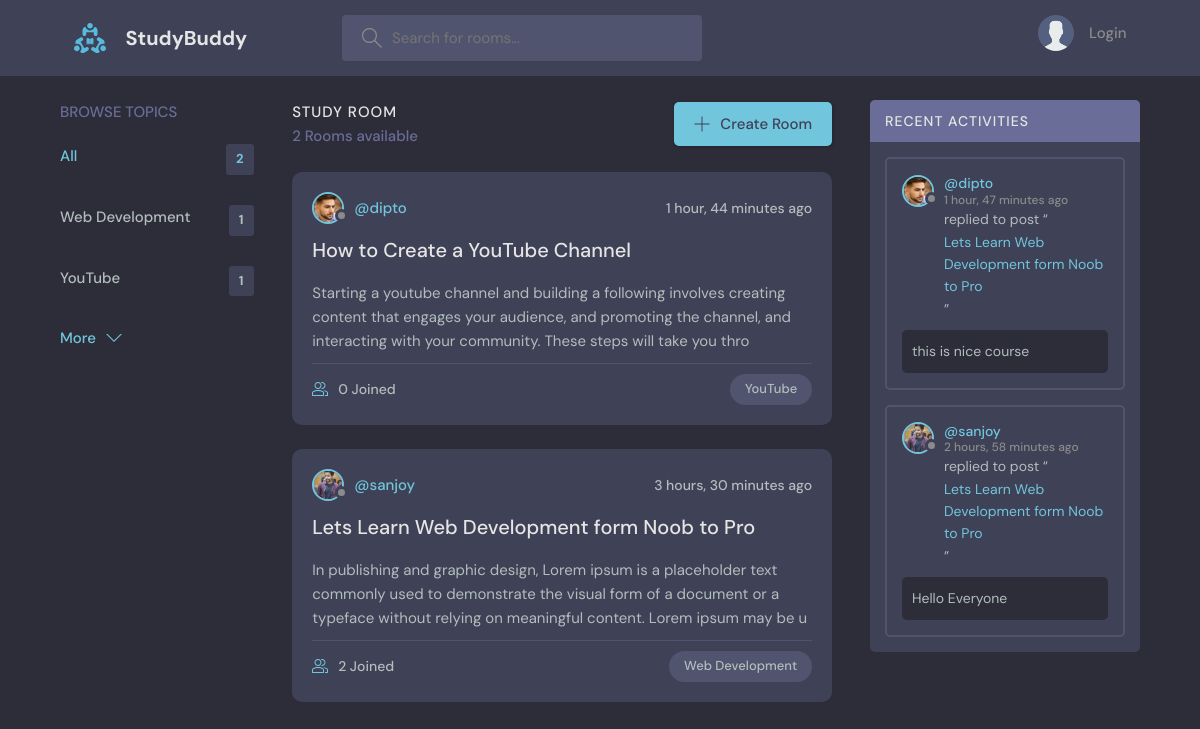
The page / on the database its author committed.
### base/models.py (models this page shows, shortened)
class Topic(models.Model):
    name = models.CharField(max_length=200)

class Room(models.Model):
    host = models.ForeignKey(User, on_delete=models.SET_NULL, null=True)
    topic = models.ForeignKey(Topic, on_delete=models.SET_NULL, null=True)
    name = models.CharField(max_length=200)
    description = models.TextField(null=True,blank=True)
    participants = models.ManyToManyField(User,related_name='participants',blank=True)
    update = models.DateTimeField(auto_now=True)
    created = models.DateTimeField(auto_now_add=True)
    class Meta:
        ordering = ['-update','-created']

class User(AbstractUser):
    name = models.CharField(max_length=200,null=True)
    email = models.EmailField(unique=True)
    bio = models.TextField(null=True)
    avatar = models.ImageField(upload_to='avatar/',null=True,default="avatar.svg")
    USERNAME_FIELD = 'email'
    REQUIRED_FIELDS = []

class Message(models.Model):
    user = models.ForeignKey(User,on_delete=models.CASCADE)
    room = models.ForeignKey(Room, on_delete=models.CASCADE)
    body = models.TextField()
    update = models.DateTimeField(auto_now=True)
    created = models.DateTimeField(auto_now_add=True)
    class Meta:
        ordering = ['-update','-created']

### base/views.py (the view)
# urls.py: path('',views.home,name='home'),
def home(request):
    q = request.GET.get('q') if request.GET.get('q') != None else ''
    rooms = Room.objects.filter(
        Q(topic__name__icontains=q) |
        Q(name__icontains=q) |
        Q(description__icontains=q)
    )
    topics = Topic.objects.all()[0:5]
    rooom_count = rooms.count()
    room_messages = Message.objects.filter(Q(room__topic__name__icontains=q))
    context = {'rooms':rooms,'topics':topics,'rooom_count':rooom_count,'room_messages':room_messages}
    return render(request,'base/home.html',context)

### base/templates/base/home.html (shortened to what this page needs)
{% extends 'main.html' %}
{% load static %}
{% block content %}
<main class="layout layout--3">
    <div class="container">
      {% include 'topics_component.html' %}
      <div class="roomList">
        <div class="roomList__header">
          <div>
            <h2>Study Room</h2>
            <p>{{rooom_count}} Rooms available</p>
          </div>
          <a class="btn btn--main" href="{% url 'create_room' %}">
            <svg version="1.1" xmlns="http://www.w3.org/2000/svg" width="32" height="32" viewBox="0 0 32 32">
              <title>add</title>
              <path
                d="M16.943 0.943h-1.885v14.115h-14.115v1.885h14.115v14.115h1.885v-14.115h14.115v-1.885h-14.115v-14.115z"
              ></path>
            </svg>
            Create Room
          </a>
        </div>
        {% include 'feed_component.html' %}
      </div>
      {% include 'activity_component.html' %}
    </div>
  </main>
{% endblock %}

### templates/topics_component.html
{% load static %}
<div class="topics">
    <div class="topics__header">
      <h2>Browse Topics</h2>
    </div>
    <ul class="topics__list">
      <li>
        <a href="{% url 'home' %}" class="active">All <span>{{topics.count}}</span></a>
      </li>
      {% for topic in topics %}
      <li>
        <a href="{% url 'home' %}?q={{topic.name}}">{{topic.name}} <span>{{topic.room_set.all.count}}</span></a>
      </li>
      {% endfor %}
    </ul>
    <a class="btn btn--link" href="{% url 'topics' %}">
      More
      <svg version="1.1" xmlns="http://www.w3.org/2000/svg" width="32" height="32" viewBox="0 0 32 32">
        <title>chevron-down</title>
        <path d="M16 21l-13-13h-3l16 16 16-16h-3l-13 13z"></path>
      </svg>
    </a>
  </div>

### templates/feed_component.html (shortened to what this page needs)
{% load static %}
{% for room in rooms %}
<div class="roomListRoom">
  <div class="roomListRoom__header">
    <a href="{% url 'user_profile' room.host.id %}" class="roomListRoom__author">
      <div class="avatar avatar--small">
        <img src="{{room.host.avatar.url}}" />
      </div>
      <span>@{{room.host.username}}</span>
    </a>
    <div class="roomListRoom__actions">
      <span>{{room.created|timesince}} ago</span>
    </div>
  </div>
  <div class="roomListRoom__content">
    <a href="{% url 'room' room.id %}">{{room.name}}</a>
    <p>
      {{room.description|slice:"200"}}
    </p>
  </div>
  <div class="roomListRoom__meta">
    <a href="{% url 'room' room.id %}" class="roomListRoom__joined">
      {{room.participants.count}} Joined
    </a>
    <p class="roomListRoom__topic">{{room.topic.name}}</p>
  </div>
</div>
{% endfor %}

### templates/activity_component.html (shortened to what this page needs)
{% load static %}
<div class="activities">
  <div class="activities__header">
    <h2>Recent Activities</h2>
  </div>
  {% for message in room_messages %}
  <div class="activities__box">
    <div class="activities__boxHeader roomListRoom__header">
      <a href="{% url 'user_profile' message.user.id %}" class="roomListRoom__author">
        <div class="avatar avatar--small">
          <img src="{{message.user.avatar.url}}" />
        </div>
        <p>
          @{{message.user.username}}
          <span>{{message.created|timesince}} ago</span>
        </p>
      </a>
    </div>
    <div class="activities__boxContent">
      <p>replied to post “<a href="{% url 'room' message.room.id %}">{{message.room.name}}</a>”</p>
      <div class="activities__boxRoomContent">
        {{message.body|slice:"50"}}
      </div>
    </div>
  </div>
  {% endfor %}
</div>

### rows shown on the page
Topic: name "Web Development", room_set.all.count "1"
Topic: name "YouTube", room_set.all.count "1"
Room: host.avatar (picture), host.username "dipto", created "1 hour, 44 minutes", name "How to Create a YouTube Channel", description "Starting a youtube channel and building a following involves creating content that engages your audience, and promoting the channel, and interacting with your community. These steps will take you thro", participants.count "0", topic.name "YouTube"
Room: host.avatar (picture), host.username "sanjoy", created "3 hours, 30 minutes", name "Lets Learn Web Development form Noob to Pro", description "In publishing and graphic design, Lorem ipsum is a placeholder text commonly used to demonstrate the visual form of a document or a typeface without relying on meaningful content. Lorem ipsum may be u", participants.count "2", topic.name "Web Development"
Message: user.avatar (picture), user.username "dipto", created "1 hour, 47 minutes", room.name "Lets Learn Web Development form Noob to Pro", body "this is nice course"
Message: user.avatar (picture), user.username "sanjoy", created "2 hours, 58 minutes", room.name "Lets Learn Web Development form Noob to Pro", body "Hello Everyone"

### other values the page prints
{{ topics.count }} "2"
{{ rooom_count }} "2"
